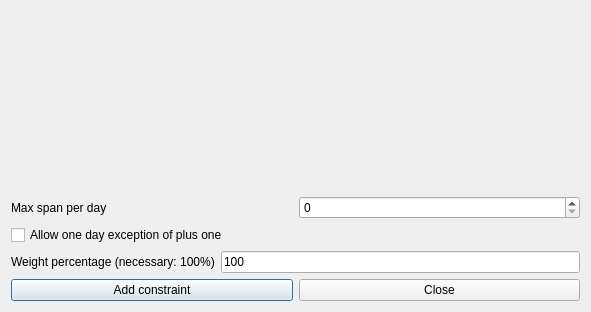
<?xml version="1.0" encoding="UTF-8"?>
<ui version="4.0">
 <class>AddConstraintTeachersMaxSpanPerDayForm_template</class>
 <widget class="QDialog" name="AddConstraintTeachersMaxSpanPerDayForm_template">
  <property name="geometry">
   <rect>
    <x>0</x>
    <y>0</y>
    <width>591</width>
    <height>312</height>
   </rect>
  </property>
  <property name="windowTitle">
   <string extracomment="This is the title of the dialog to add a new constraint of this type">Add teachers max span per day</string>
  </property>
  <layout class="QGridLayout" name="gridLayout">
   <item row="0" column="0">
    <spacer name="spacer2">
     <property name="orientation">
      <enum>Qt::Vertical</enum>
     </property>
     <property name="sizeType">
      <enum>QSizePolicy::Expanding</enum>
     </property>
     <property name="sizeHint" stdset="0">
      <size>
       <width>20</width>
       <height>71</height>
      </size>
     </property>
    </spacer>
   </item>
   <item row="1" column="0">
    <layout class="QHBoxLayout" name="horizontalLayout">
     <item>
      <widget class="QLabel" name="textLabel1">
       <property name="text">
        <string>Max span per day</string>
       </property>
       <property name="wordWrap">
        <bool>false</bool>
       </property>
      </widget>
     </item>
     <item>
      <widget class="QSpinBox" name="maxSpanSpinBox"/>
     </item>
    </layout>
   </item>
   <item row="2" column="0">
    <widget class="QCheckBox" name="exceptionCheckBox">
     <property name="text">
      <string comment="It is for max span per day, means that in one day the teacher is allowed to have max span + 1">Allow one day exception of plus one</string>
     </property>
    </widget>
   </item>
   <item row="3" column="0">
    <layout class="QHBoxLayout" name="horizontalLayout_2">
     <item>
      <widget class="QLabel" name="weightTextLabel">
       <property name="frameShape">
        <enum>QFrame::NoFrame</enum>
       </property>
       <property name="frameShadow">
        <enum>QFrame::Plain</enum>
       </property>
       <property name="text">
        <string>Weight percentage (necessary: 100%)</string>
       </property>
       <property name="wordWrap">
        <bool>false</bool>
       </property>
      </widget>
     </item>
     <item>
      <widget class="QLineEdit" name="weightLineEdit">
       <property name="text">
        <string notr="true">100</string>
       </property>
      </widget>
     </item>
    </layout>
   </item>
   <item row="4" column="0">
    <layout class="QHBoxLayout">
     <item>
      <widget class="QPushButton" name="addConstraintPushButton">
       <property name="text">
        <string>Add constraint</string>
       </property>
      </widget>
     </item>
     <item>
      <widget class="QPushButton" name="closePushButton">
       <property name="text">
        <string>Close</string>
       </property>
      </widget>
     </item>
    </layout>
   </item>
  </layout>
 </widget>
 <layoutdefault spacing="6" margin="11"/>
 <resources/>
 <connections/>
</ui>
